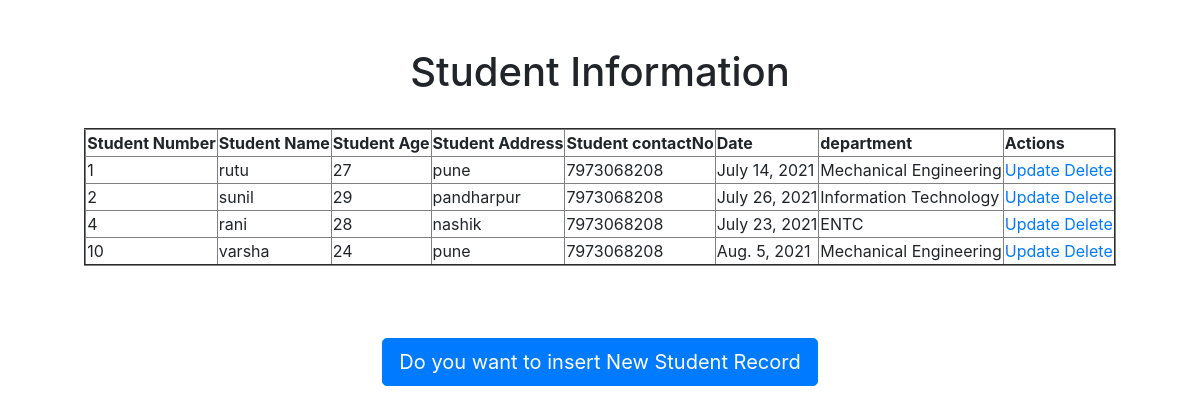
The page / on the database its author committed.
### Testapp/models.py (models this page shows)
class Student(models.Model):
    no=models.IntegerField(blank=False,null=True,unique=True)
    name=models.CharField(max_length=100,blank=False,null=True)
    age=models.IntegerField(blank=False,null=True)
    address=models.CharField(max_length=100,blank=False,null=True)
    contactno=models.IntegerField(blank=False,null=True)
    date = models.DateField(null=True,blank=False)
    department=models.CharField(choices=StudentChoice,max_length=50,blank=False,null=True)

### Testapp/views.py (the view)
# urls.py: path('',views.show_view),
def show_view(request):
    student=Student.objects.all().order_by('no')
    return render(request,'html/index.html',{'student':student})

### Template/html/index.html (shortened to what this page needs)
<!DOCTYPE html>
{% load static %}
<html lang="en" dir="ltr">
  <head>
    <link rel="stylesheet" href="{% static 'insert.css'%}">
      <link rel="stylesheet" href="https://maxcdn.bootstrapcdn.com/bootstrap/4.0.0/css/bootstrap.min.css">
  </head>
  <body>
    <div align='center'>
    <br><br>
    <h1>Student Information </h1><br>
    <table border='2'>
      <thead>
        <th>Student Number</th>
        <th>Student Name</th>
        <th>Student Age</th>
        <th>Student Address</th>
        <th>Student contactNo</th>
        <th>Date</th>
        <th>department</th>
        <th>Actions</th>
      </thead>
      {% for std in student %}
      <tr>
        <td>{{std.no}}</td>
        <td>{{std.name}}</td>
        <td>{{std.age}}</td>
        <td>{{std.address}}</td>
        <td>{{std.contactno}}</td>
        <td>{{std.date}}</td>
        <td>{{std.department}}</td>
      <td>
      <a href="/update/{{std.id}}">Update</a>
      <a href="/delete/{{std.id}}">Delete</a>
      </td>
      </tr>
      {% endfor %}
    </table><br><br><br>
    <a href="/insert" class='btn btn-primary btn-lg'>Do you want to insert New Student Record</a>
  </div>
  </body>
</html>

### Static/insert.css (style rules this page uses)
body { background-image: url('https://images.unsplash.com/photo-1530569673472-307dc017a82d?ixid=MnwxMjA3fDB8MHx0b3BpYy1mZWVkfDg2fDZzTVZqVExTa2VRfHxlbnwwfHx8fA%3D%3D&ixlib=rb-1.2.1&auto=format&fit=crop&w=600&q=60'); background-repeat: no-repeat; background-size: cover; }

### rows shown on the page
Student: no "1", name "rutu", age "27", address "pune", contactno "7973068208", date "July 14, 2021", department "Mechanical Engineering"
Student: no "2", name "sunil", age "29", address "pandharpur", contactno "7973068208", date "July 26, 2021", department "Information Technology"
Student: no "4", name "rani", age "28", address "nashik", contactno "7973068208", date "July 23, 2021", department "ENTC"
Student: no "10", name "varsha", age "24", address "pune", contactno "7973068208", date "Aug. 5, 2021", department "Mechanical Engineering"
